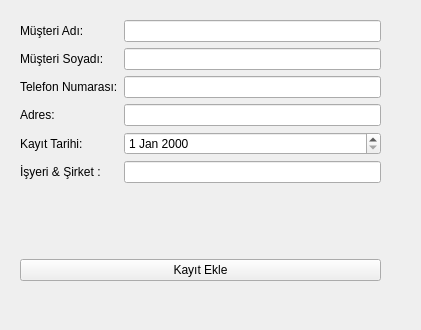
<?xml version="1.0" encoding="UTF-8"?>
<ui version="4.0">
 <class>Form</class>
 <widget class="QWidget" name="Form">
  <property name="geometry">
   <rect>
    <x>0</x>
    <y>0</y>
    <width>421</width>
    <height>330</height>
   </rect>
  </property>
  <property name="windowTitle">
   <string>Form</string>
  </property>
  <widget class="QWidget" name="formLayoutWidget">
   <property name="geometry">
    <rect>
     <x>20</x>
     <y>20</y>
     <width>361</width>
     <height>261</height>
    </rect>
   </property>
   <layout class="QFormLayout" name="formLayout">
    <item row="0" column="0">
     <widget class="QLabel" name="ad_lbl">
      <property name="enabled">
       <bool>true</bool>
      </property>
      <property name="text">
       <string>Müşteri Adı:</string>
      </property>
     </widget>
    </item>
    <item row="0" column="1">
     <widget class="QLineEdit" name="mus_adi"/>
    </item>
    <item row="1" column="0">
     <widget class="QLabel" name="label_2">
      <property name="text">
       <string>Müşteri Soyadı:</string>
      </property>
     </widget>
    </item>
    <item row="1" column="1">
     <widget class="QLineEdit" name="mus_soyadi"/>
    </item>
    <item row="2" column="0">
     <widget class="QLabel" name="label_3">
      <property name="text">
       <string>Telefon Numarası:</string>
      </property>
     </widget>
    </item>
    <item row="2" column="1">
     <widget class="QLineEdit" name="mus_tel"/>
    </item>
    <item row="3" column="0">
     <widget class="QLabel" name="label_4">
      <property name="text">
       <string>Adres:</string>
      </property>
     </widget>
    </item>
    <item row="3" column="1">
     <widget class="QLineEdit" name="mus_adres"/>
    </item>
    <item row="4" column="0">
     <widget class="QLabel" name="label_5">
      <property name="text">
       <string>Kayıt Tarihi:</string>
      </property>
     </widget>
    </item>
    <item row="4" column="1">
     <widget class="QDateEdit" name="dateEdit"/>
    </item>
    <item row="5" column="0">
     <widget class="QLabel" name="label_6">
      <property name="text">
       <string>İşyeri &amp; Şirket :</string>
      </property>
     </widget>
    </item>
    <item row="5" column="1">
     <widget class="QLineEdit" name="isyeri"/>
    </item>
    <item row="8" column="0">
     <spacer name="verticalSpacer">
      <property name="orientation">
       <enum>Qt::Vertical</enum>
      </property>
      <property name="sizeHint" stdset="0">
       <size>
        <width>20</width>
        <height>40</height>
       </size>
      </property>
     </spacer>
    </item>
    <item row="9" column="0" colspan="2">
     <widget class="QPushButton" name="mus_add_btn">
      <property name="text">
       <string>Kayıt Ekle</string>
      </property>
     </widget>
    </item>
   </layout>
  </widget>
 </widget>
 <resources/>
 <connections/>
</ui>
